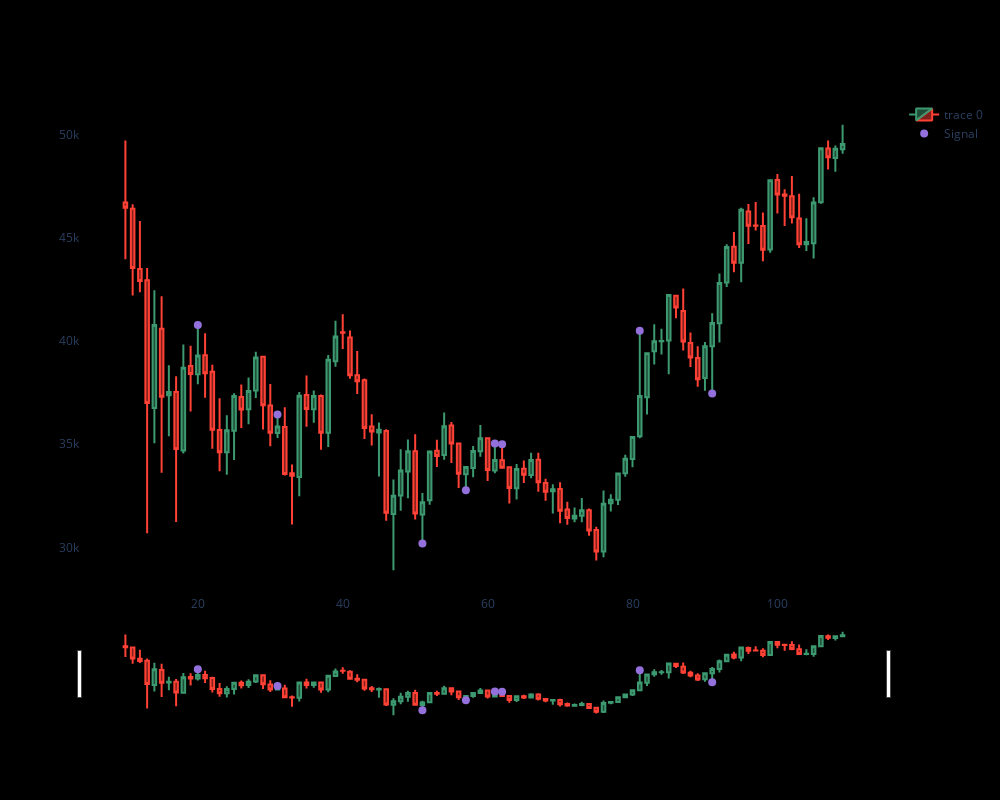

Notebook cell for this chart:
### Code cell
def pointpos(x, xsignal): # a point that indicates the rejection candle, already made other times 
    if x[xsignal]==1:
        return x['High']+1e-4
    elif x[xsignal]==2:
        return x['Low']-1e-4
    else:
        return np.nan

def plot_with_signal(dfpl):

    fig = go.Figure(data=[go.Candlestick(x=dfpl.index,
                    open=dfpl['Open'],
                    high=dfpl['High'],
                    low=dfpl['Low'],
                    close=dfpl['Close'])])

    fig.update_layout(
        autosize=False,
        width=1000,
        height=800, 
        paper_bgcolor='black',
        plot_bgcolor='black')
    fig.update_xaxes(gridcolor='black')
    fig.update_yaxes(gridcolor='black')
    fig.add_scatter(x=dfpl.index, y=dfpl['pointpos'], mode="markers",
                    marker=dict(size=8, color="MediumPurple"),
                    name="Signal")
    fig.show()

data['pointpos'] = data.apply(lambda row: pointpos(row,"rejection"), axis=1)
plot_with_signal(data[10:110])
